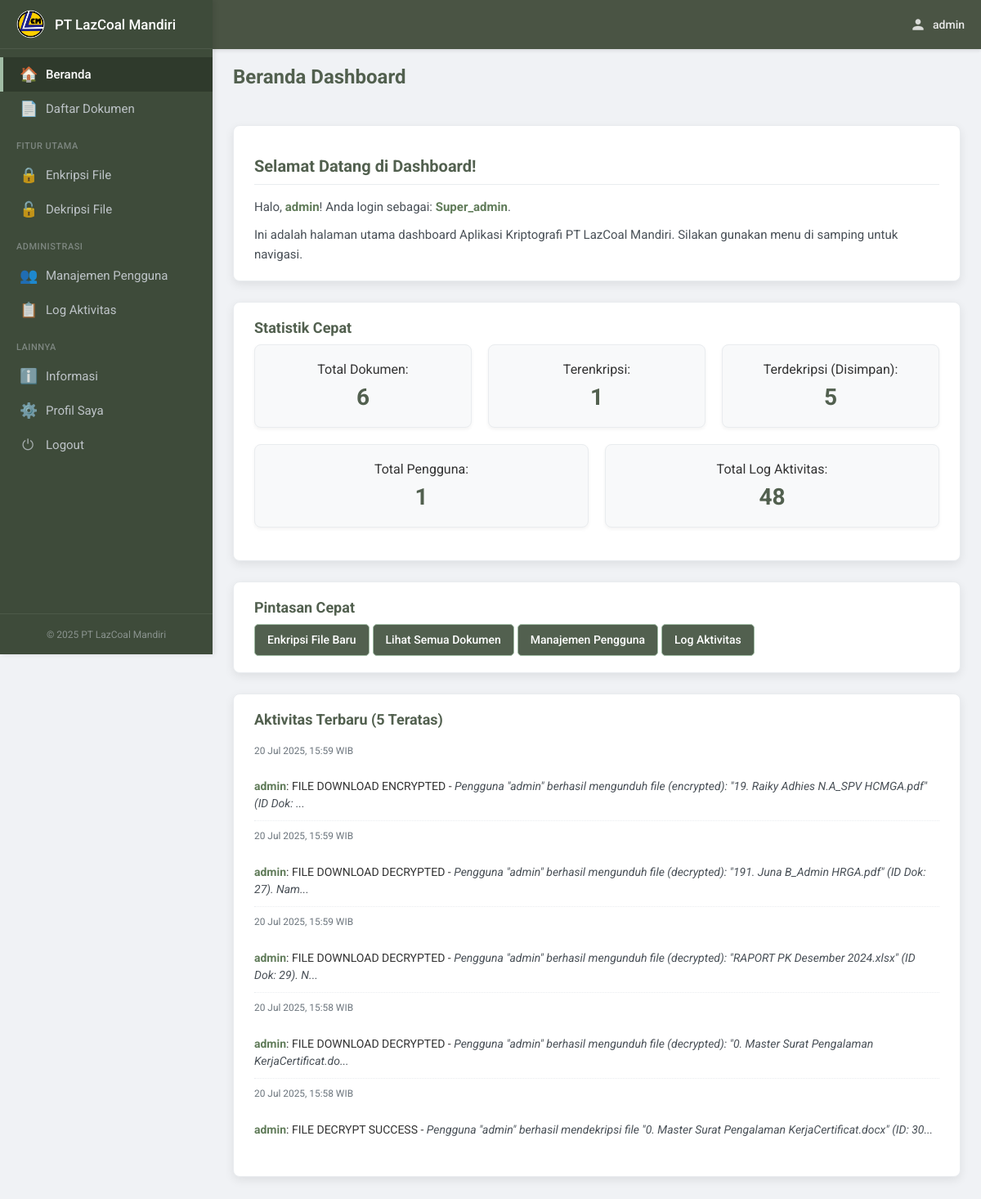
/public/dashboard/index.php (signed in), run on the app's committed database.
### tables this page shows
CREATE TABLE `activity_logs` (
  `id` int(11) NOT NULL,
  `timestamp` timestamp NOT NULL DEFAULT current_timestamp(),
  `user_id` int(11) DEFAULT NULL,
  `username` varchar(50) DEFAULT NULL,
  `action_type` varchar(50) NOT NULL,
  `description` text NOT NULL,
  `target_document_id` int(11) DEFAULT NULL,
  `target_user_id` int(11) DEFAULT NULL,
  `ip_address` varchar(45) DEFAULT NULL
);

### public/dashboard/index.php (the view, shortened to what this page needs)
<?php
require_once __DIR__ . '/../../config/config.php';
$username_loggedin = $_SESSION['username'] ?? 'User';
$role_loggedin = $_SESSION['role'] ?? 'Guest';
$protocol = (!empty($_SERVER['HTTPS']) && $_SERVER['HTTPS'] !== 'off' || $_SERVER['SERVER_PORT'] == 443) ? "https://" : "http://";
$host = $_SERVER['HTTP_HOST'];
$script_name = $_SERVER['SCRIPT_NAME'];
$app_root_url_path = '';
$public_keyword = '/public/';
$public_pos = strpos($script_name, $public_keyword);
if ($public_pos !== false) {
    $app_root_url_path = substr($script_name, 0, $public_pos);
} else {
    $path_parts = explode('/', trim($script_name, '/'));
    $projectNameGuess = 'AplikasiWebKripto';
    if (isset($path_parts[0]) && $path_parts[0] === $projectNameGuess) {
        $app_root_url_path = '/' . $path_parts[0];
    }
}
$app_root_url_path = rtrim($app_root_url_path, '/');
$base_app_url = $protocol . $host . $app_root_url_path;
$dashboard_link_base = $base_app_url . '/public/dashboard';
$logout_link_path = $base_app_url . '/public/proses_logout.php';
$request_uri_path_for_active_menu = parse_url($_SERVER['REQUEST_URI'], PHP_URL_PATH);
$active_page_for_menu = basename($request_uri_path_for_active_menu);
$currentPageTitle = "Beranda Dashboard";
$stats = [];
$recent_activities = [];
if ($role_loggedin === 'super_admin') {
    $result_total_docs = $mysqli->query("SELECT COUNT(*) as total FROM documents");
    $stats['total_documents'] = $result_total_docs ? $result_total_docs->fetch_assoc()['total'] : 0;
    $result_enc_docs = $mysqli->query("SELECT COUNT(*) as total FROM documents WHERE file_status = 'Terenkripsi'");
    $stats['encrypted_documents'] = $result_enc_docs ? $result_enc_docs->fetch_assoc()['total'] : 0;
    $result_dec_docs = $mysqli->query("SELECT COUNT(*) as total FROM documents WHERE file_status = 'Terdekripsi'");
    $stats['decrypted_documents'] = $result_dec_docs ? $result_dec_docs->fetch_assoc()['total'] : 0;
    $result_users = $mysqli->query("SELECT COUNT(*) as total FROM users");
    $stats['total_users'] = $result_users ? $result_users->fetch_assoc()['total'] : 0;
    $result_logs = $mysqli->query("SELECT COUNT(*) as total FROM activity_logs");
    $stats['total_logs'] = $result_logs ? $result_logs->fetch_assoc()['total'] : 0;
    $stmt_recent_logs = $mysqli->prepare("SELECT timestamp, username, action_type, description FROM activity_logs ORDER BY timestamp DESC LIMIT 5");
    if ($stmt_recent_logs) {
        $stmt_recent_logs->execute();
        $result_recent = $stmt_recent_logs->get_result();
        while ($row = $result_recent->fetch_assoc()) {
            $recent_activities[] = $row;
        }
    }
} elseif ($role_loggedin === 'admin') {
    $result_total_docs_admin = $mysqli->query("SELECT COUNT(*) as total FROM documents");
    $stats['total_documents_admin_view'] = $result_total_docs_admin ? $result_total_docs_admin->fetch_assoc()['total'] : 0;
}
?>
<!DOCTYPE html>
<html lang="id">
<head>
    <link rel="stylesheet" href="../Assets/css/dashboard_styles.css">
</head>
<body class="dashboard-page">
    <header class="topbar" id="topbar">
        <div class="topbar-right">
            <span class="user-info">
                <svg class="user-icon" xmlns="http://www.w3.org/2000/svg" viewBox="0 0 24 24" fill="currentColor" width="20px" height="20px"><path d="M12 12c2.21 0 4-1.79 4-4s-1.79-4-4-4-4 1.79-4 4 1.79 4 4 4zm0 2c-2.67 0-8 1.34-8 4v2h16v-2c0-2.66-5.33-4-8-4z"/></svg>
                <span class="username-text"><?php echo htmlspecialchars($username_loggedin); ?></span>
            </span>
        </div>
    </header>
    <aside class="sidebar" id="sidebar">
        <div class="sidebar-brand-logo">
            <img src="../Assets/img/logoPT_LazCoalMandiri.png" alt="Logo PT LazCoal Mandiri">
            <span>PT LazCoal Mandiri</span>
        </div>
        <nav class="sidebar-nav">
            <ul>
                <li>
                    <a href="<?php echo htmlspecialchars($dashboard_link_base); ?>/index.php" class="<?php echo ($active_page_for_menu == 'index.php') ? 'active' : ''; ?>">
                        <span class="nav-icon">🏠</span><span class="nav-text">Beranda</span>
                    </a>
                </li>
                <li>
                    <a href="<?php echo htmlspecialchars($dashboard_link_base); ?>/daftar_dokumen.php" class="<?php echo ($active_page_for_menu == 'daftar_dokumen.php') ? 'active' : ''; ?>">
                        <span class="nav-icon">📄</span><span class="nav-text">Daftar Dokumen</span>
                    </a>
                </li>
                <?php if ($role_loggedin === 'super_admin'): ?>
                    <li class="menu-separator"><span>Fitur Utama</span></li>
                    <li>
                        <a href="<?php echo htmlspecialchars($dashboard_link_base); ?>/enkripsi.php" class="<?php echo ($active_page_for_menu == 'enkripsi.php') ? 'active' : ''; ?>">
                            <span class="nav-icon">🔒</span><span class="nav-text">Enkripsi File</span>
                        </a>
                    </li>
                    <li>
                        <a href="<?php echo htmlspecialchars($dashboard_link_base); ?>/dekripsi.php" class="<?php echo ($active_page_for_menu == 'dekripsi.php') ? 'active' : ''; ?>">
                            <span class="nav-icon">🔓</span><span class="nav-text">Dekripsi File</span>
                        </a>
                    </li>
                    <li class="menu-separator"><span>Administrasi</span></li>
                    <li>
                        <a href="<?php echo htmlspecialchars($dashboard_link_base); ?>/manajemen_pengguna.php" class="<?php echo ($active_page_for_menu == 'manajemen_pengguna.php') ? 'active' : ''; ?>">
                            <span class="nav-icon">👥</span><span class="nav-text">Manajemen Pengguna</span>
                        </a>
                    </li>
                    <li>
                        <a href="<?php echo htmlspecialchars($dashboard_link_base); ?>/log_aktivitas.php" class="<?php echo ($active_page_for_menu == 'log_aktivitas.php') ? 'active' : ''; ?>">
                            <span class="nav-icon">📋</span><span class="nav-text">Log Aktivitas</span>
                        </a>
                    </li>
                <?php endif; ?>
                <li class="menu-separator"><span>Lainnya</span></li>
                <li>
                    <a href="<?php echo htmlspecialchars($dashboard_link_base); ?>/informasi.php" class="<?php echo ($active_page_for_menu == 'informasi.php') ? 'active' : ''; ?>">
                        <span class="nav-icon">ℹ️</span><span class="nav-text">Informasi</span>
                    </a>
                </li>
                <li>
                    <a href="<?php echo htmlspecialchars($dashboard_link_base); ?>/profil.php" class="<?php echo ($active_page_for_menu == 'profil.php') ? 'active' : ''; ?>">
                        <span class="nav-icon">⚙️</span><span class="nav-text">Profil Saya</span>
                    </a>
                </li>
                <li class="sidebar-logout">
                    <a href="<?php echo htmlspecialchars($logout_link_path); ?>">
                        <span class="nav-icon">⏻</span><span class="nav-text">Logout</span>
                    </a>
                </li>
            </ul>
        </nav>
        <div class="sidebar-footer">
            &copy; <?php echo date("Y"); ?> PT LazCoal Mandiri
        </div>
    </aside>
    <main class="main-content" id="mainContent">
        <div class="content-header-placeholder">
             <h1><?php echo htmlspecialchars(explode(" - ", $currentPageTitle)[0]); ?></h1>
        </div>
        <div class="content-body">
            <div class="card">
                <h2>Selamat Datang di Dashboard!</h2>
                <p>
                    Halo, <strong><?php echo htmlspecialchars($username_loggedin); ?></strong>!
                    Anda login sebagai: <strong><?php echo htmlspecialchars(ucfirst($role_loggedin)); ?></strong>.
                </p>
                <p>Ini adalah halaman utama dashboard Aplikasi Kriptografi PT LazCoal Mandiri. Silakan gunakan menu di samping untuk navigasi.</p>
            </div>
            <?php if ($role_loggedin === 'super_admin'): ?>
                <div class="card">
                    <h3>Statistik Cepat</h3>
                    <div class="stats-container">
                        <div class="stat-item">Total Dokumen: <span><?php echo $stats['total_documents'] ?? 0; ?></span></div>
                        <div class="stat-item">Terenkripsi: <span><?php echo $stats['encrypted_documents'] ?? 0; ?></span></div>
                        <div class="stat-item">Terdekripsi (Disimpan): <span><?php echo $stats['decrypted_documents'] ?? 0; ?></span></div>
                        <div class="stat-item">Total Pengguna: <span><?php echo $stats['total_users'] ?? 0; ?></span></div>
                        <div class="stat-item">Total Log Aktivitas: <span><?php echo $stats['total_logs'] ?? 0; ?></span></div>
                    </div>
                </div>
                <div class="card">
                    <h3>Pintasan Cepat</h3>
                    <div class="quick-links">
                        <a href="<?php echo htmlspecialchars($dashboard_link_base); ?>/enkripsi.php" class="quick-link-btn">Enkripsi File Baru</a>
                        <a href="<?php echo htmlspecialchars($dashboard_link_base); ?>/daftar_dokumen.php" class="quick-link-btn">Lihat Semua Dokumen</a>
                        <a href="<?php echo htmlspecialchars($dashboard_link_base); ?>/manajemen_pengguna.php" class="quick-link-btn">Manajemen Pengguna</a>
                        <a href="<?php echo htmlspecialchars($dashboard_link_base); ?>/log_aktivitas.php" class="quick-link-btn">Log Aktivitas</a>
                    </div>
                </div>
                <div class="card">
                    <h3>Aktivitas Terbaru (5 Teratas)</h3>
                    <?php if (!empty($recent_activities)): ?>
                        <ul class="recent-activities-list">
                            <?php foreach ($recent_activities as $activity): ?>
                                <li>
                                    <small><?php echo htmlspecialchars(date("d M Y, H:i", strtotime($activity['timestamp']))); ?> WIB</small><br>
                                    <strong><?php echo htmlspecialchars($activity['username'] ?? 'Sistem'); ?></strong>:
                                    <?php echo htmlspecialchars(str_replace('_', ' ', $activity['action_type'])); ?> -
                                    <em><?php echo htmlspecialchars(substr($activity['description'], 0, 100)) . (strlen($activity['description']) > 100 ? '...' : ''); ?></em>
                                </li>
                            <?php endforeach; ?>
                        </ul>
                    <?php else: ?>
                        <p>Belum ada aktivitas terbaru yang tercatat.</p>
                    <?php endif; ?>
                </div>
            <?php endif; ?>
        </div>
    </main>
</body>
</html>

### data on the page
activity_logs: timestamp "20 Jul 2025, 15:59", username "admin", action_type "FILE DOWNLOAD ENCRYPTED", description "Pengguna \"admin\" berhasil mengunduh file (encrypted): \"19. Raiky Adhies N.A_SPV HCMGA.pdf\" (ID Dok:"
activity_logs: timestamp "20 Jul 2025, 15:59", username "admin", action_type "FILE DOWNLOAD DECRYPTED", description "Pengguna \"admin\" berhasil mengunduh file (decrypted): \"191. Juna B_Admin HRGA.pdf\" (ID Dok: 27). Nam"
activity_logs: timestamp "20 Jul 2025, 15:59", username "admin", action_type "FILE DOWNLOAD DECRYPTED", description "Pengguna \"admin\" berhasil mengunduh file (decrypted): \"RAPORT PK Desember 2024.xlsx\" (ID Dok: 29). N"
activity_logs: timestamp "20 Jul 2025, 15:58", username "admin", action_type "FILE DOWNLOAD DECRYPTED", description "Pengguna \"admin\" berhasil mengunduh file (decrypted): \"0. Master Surat Pengalaman KerjaCertificat.do"
activity_logs: timestamp "20 Jul 2025, 15:58", username "admin", action_type "FILE DECRYPT SUCCESS", description "Pengguna \"admin\" berhasil mendekripsi file \"0. Master Surat Pengalaman KerjaCertificat.docx\" (ID: 30"

### other printed values
$username_loggedin "admin"
explode(" - ", $currentPageTitle)[0] "Beranda Dashboard"
$role_loggedin "Super_admin"
$stats['total_documents'] "6"
$stats['encrypted_documents'] "1"
$stats['decrypted_documents'] "5"
$stats['total_users'] "1"
$stats['total_logs'] "48"
